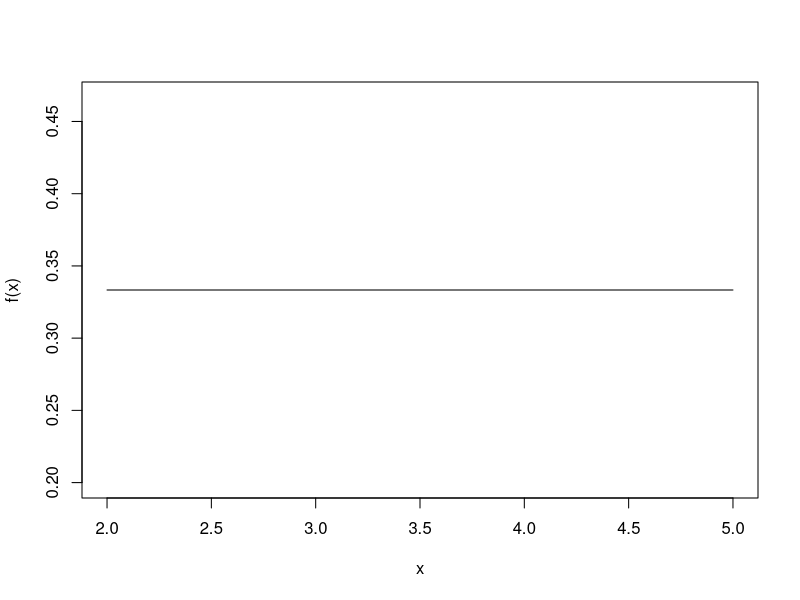
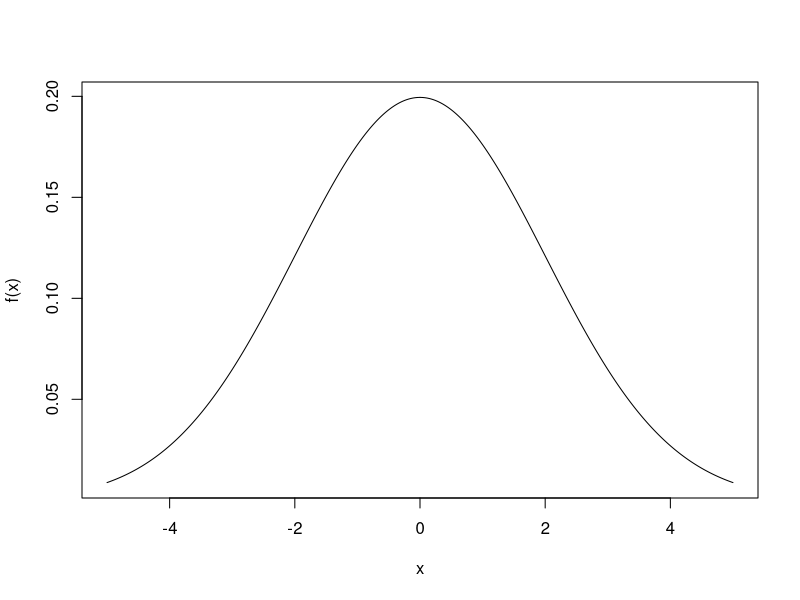
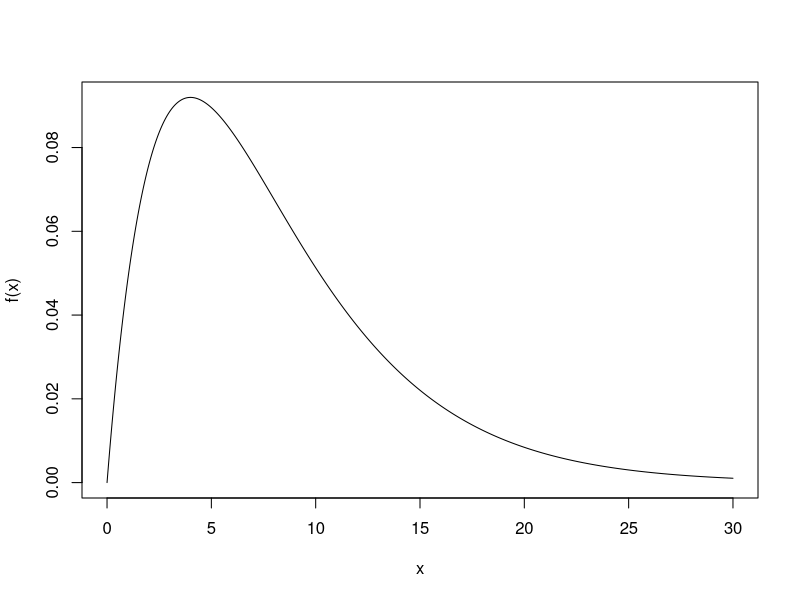
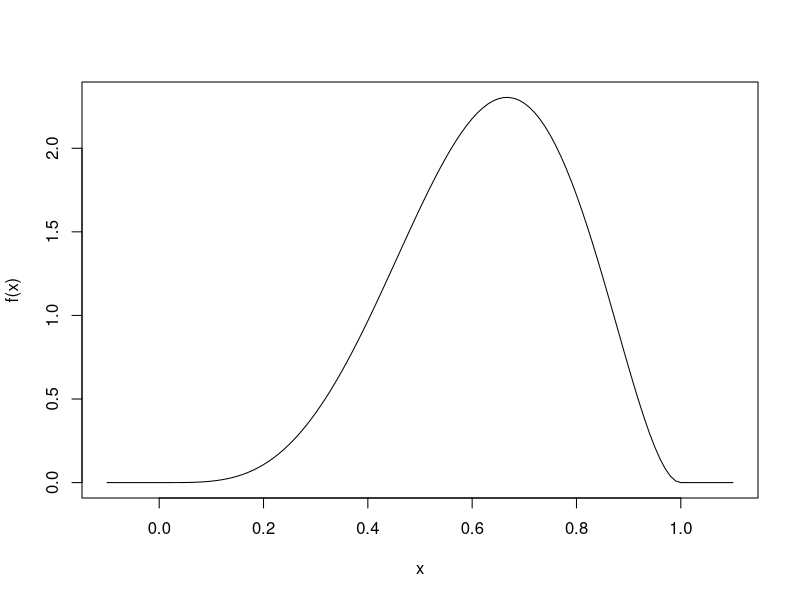
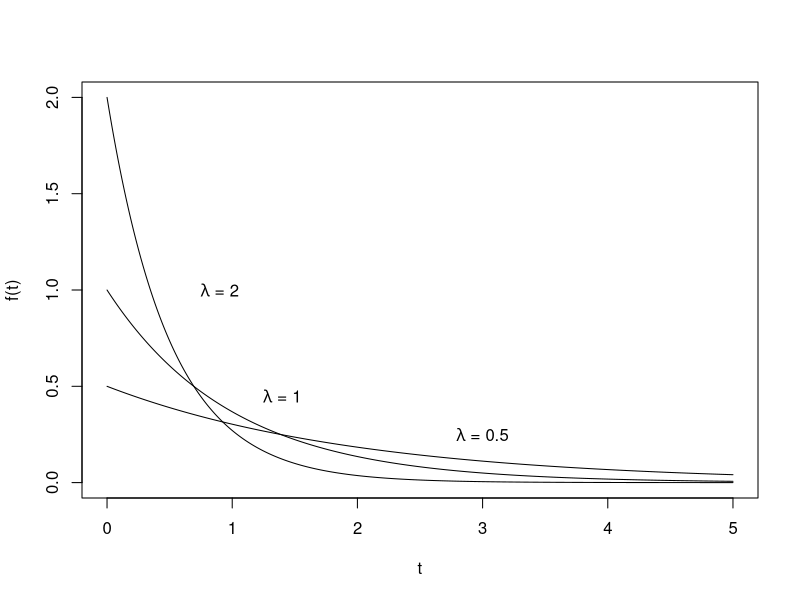
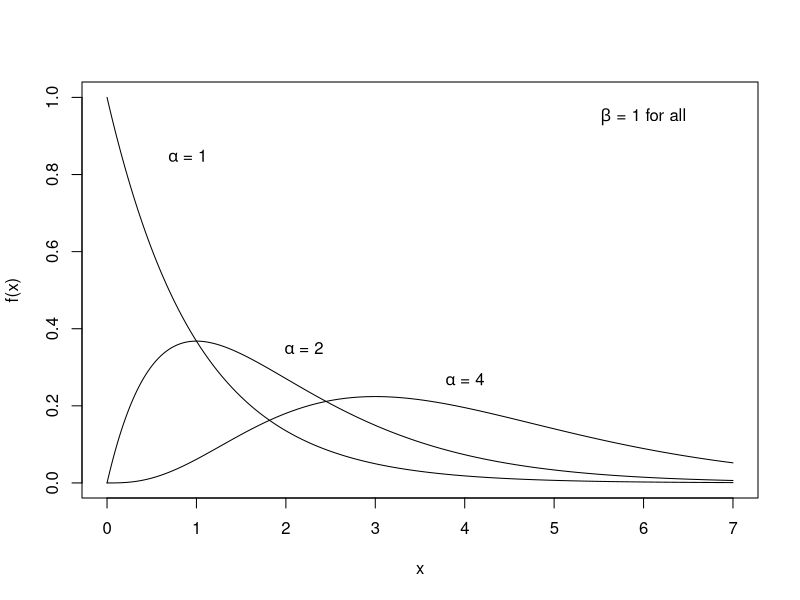
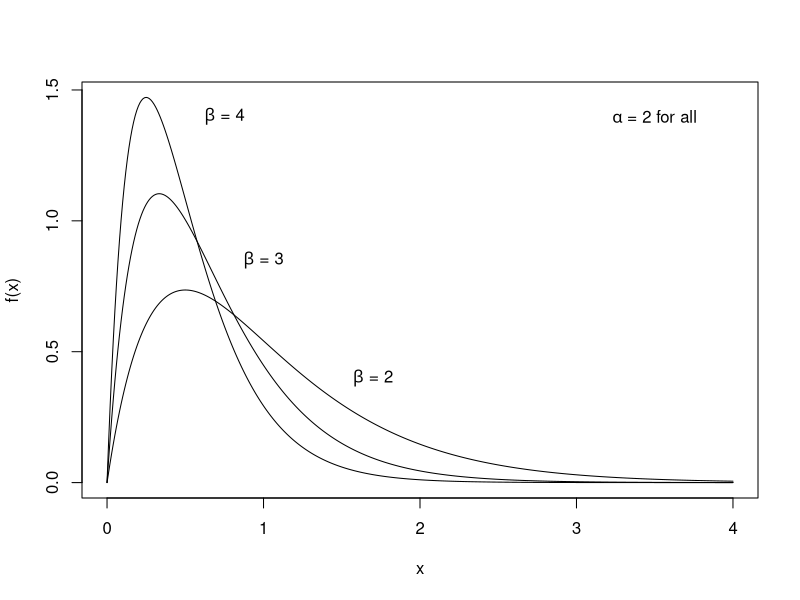
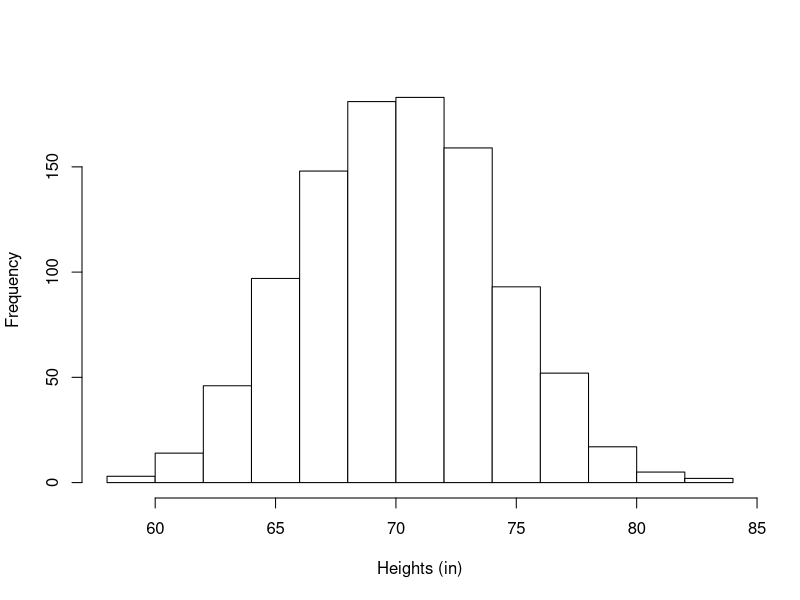

The R source for these figures, in order:
### ---- Standard shapes ---- 

# uniform
x = seq(from = 2, to = 5, by = 0.01)
plot(x = x, y = dunif(x, min = 2, max = 5), type = "l", xlab = "x", ylab = "f(x)")

# bell-shaped
x = seq(from = -5, to = 5, by = 0.01)
plot(x = x, y = dnorm(x, mean = 0, sd = 2), type = "l", xlab = "x", ylab = "f(x)")

# skewed
x = seq(from = 0, to = 30, by = 0.01)
plot(x = x, y = dgamma(x, shape = 2, rate = 0.25), type = "l", xlab = "x", ylab = "f(x)")

# non symmetric and bounded
x = seq(from = -0.1, to = 1.1, by = 0.01)
plot(x = x, y = dbeta(x, shape1 = 5, shape2 = 3), type = "l", xlab = "x", ylab = "f(x)")

### --- Specific distributions ----

# exponential
# -> starting with two cause largest scale
x = seq(from = 0, to = 5, by = 0.01)
plot(x = x, y = dexp(x, rate = 2), type = "l", xlab = "t", ylab = "f(t)")
lines(x = x, y = dexp(x, rate = 1))
lines(x = x, y = dexp(x, rate = 0.5))
text(x = 0.9, y = 1, labels = bquote(lambda*" = 2")) # have to do labels one at a time
text(x = 1.4, y = 0.45, labels = bquote(lambda*" = 1"))
text(x = 3, y = 0.25, labels = bquote(lambda*" = 0.5"))

# gamma
# -> changing shapes
x = seq(from = 0, to = 7, by = 0.01)
plot(x = x, y = dgamma(x, shape = 1, rate = 1), type = "l", xlab = "x", ylab = "f(x)")
lines(x = x, y = dgamma(x, shape = 2, rate = 1))
lines(x = x, y = dgamma(x, shape = 4, rate = 1))
text(x = 6, y = 0.95, labels = bquote(beta*" = 1 for all")) # have to do labels one at a time
text(x = 0.9, y = 0.85, labels = bquote(alpha*" = 1"))
text(x = 2.2, y = 0.35, labels = bquote(alpha*" = 2"))
text(x = 4, y = 0.27, labels = bquote(alpha*" = 4"))

# -> changing scales
x = seq(from = 0, to = 4, by = 0.01)
plot(x = x, y = dgamma(x, shape = 2, rate = 4), type = "l", xlab = "x", ylab = "f(x)")
lines(x = x, y = dgamma(x, shape = 2, rate = 3))
lines(x = x, y = dgamma(x, shape = 2, rate = 2))
text(x = 3.5, y = 1.4, labels = bquote(alpha*" = 2 for all")) # have to do labels one at a time
text(x = 0.75, y = 1.4, labels = bquote(beta*" = 4"))
text(x = 1, y = 0.85, labels = bquote(beta*" = 3"))
text(x = 1.7, y = 0.4, labels = bquote(beta*" = 2"))

# normal
# -> normal random sample
x = rnorm(n = 1000, mean = 70, sd = 4)
hist(x, freq = TRUE, col = "white", main = "", xlab = "Heights (in)")
hist(x, freq = FALSE, col = "white", main = "", xlab = "Heights (in)")
x1 = seq(from = 55, to = 85, by = 0.01)
lines(x = x1, y = dnorm(x1, mean = 70, sd = 4))

# -> changing location
x = seq(from = 0, to = 25, by = 0.01)
plot(x = x, y = dnorm(x, mean = 10, sd = 2), type = "l", xlab = "x", ylab = "f(x)")
lines(x = x, y = dnorm(x, mean = 15, sd = 2))
text(x = 21, y = 0.19, labels = bquote(sigma^2*" = 4 for all")) # have to do labels one at a time
text(x = 4, y = 0.10, labels = bquote(mu*" = 10"))
text(x = 21, y = 0.10, labels = bquote(mu*" = 15"))

# -> changing spread
x = seq(from = 3, to = 17, by = 0.01)
plot(x = x, y = dnorm(x, mean = 10, sd = 1), type = "l", xlab = "x", ylab = "f(x)")
lines(x = x, y = dnorm(x, mean = 10, sd = 2))
text(x = 15, y = 0.38, labels = bquote(mu*" = 10 for all")) # have to do labels one at a time
text(x = 12.5, y = 0.25, labels = bquote(sigma^2*" = 1"))
text(x = 14, y = 0.10, labels = bquote(sigma^2*" = 4"))

# -> standard normal
x = seq(from = -3, to = 3, by = 0.01)
plot(x = x, y = dnorm(x, mean = 0, sd = 1), type = "l", xlab = "z", ylab = "f(z)")
text(x = 2.5, y = 0.37, labels = bquote(mu*" = 0")) # have to do labels one at a time
text(x = 2.5, y = 0.35, labels = bquote(sigma*" = 1"))

# lognormal
# -> changing location
x = seq(from = 0, to = 10, by = 0.01)
plot(x = x, y = dlnorm(x, meanlog = 0, sdlog = 1), type = "l", xlab = "y", ylab = "f(y)")
lines(x = x, y = dlnorm(x, meanlog = 1, sdlog = 1))
lines(x = x, y = dlnorm(x, meanlog = 2, sdlog = 1))
text(x = 8, y = 0.6, labels = "Different means E(Y)")

# -> changing spread
x = seq(from = 0, to = 10, by = 0.01)
plot(x = x, y = dlnorm(x, meanlog = 1, sdlog = 1.5), type = "l", xlab = "y", ylab = "f(y)")
lines(x = x, y = dlnorm(x, meanlog = 1, sdlog = 1.25))
lines(x = x, y = dlnorm(x, meanlog = 1, sdlog = 1))
text(x = 7.5, y = 0.28, labels = "Different variances V(Y)")

# beta
x = seq(from = 0, to = 1, by = 0.01)
plot(x = x, y = dbeta(x, shape1 = 1, shape2 = 1), type = "l", main = "Beta(1,1)", xlab = "x", ylab = "f(x)")
plot(x = x, y = dbeta(x, shape1 = 2, shape2 = 2), type = "l", main = "Beta(2,2)", xlab = "x", ylab = "f(x)")
plot(x = x, y = dbeta(x, shape1 = 4, shape2 = 4), type = "l", main = "Beta(4,4)", xlab = "x", ylab = "f(x)")
plot(x = x, y = dbeta(x, shape1 = 5, shape2 = 2), type = "l", main = "Beta(5,2)", xlab = "x", ylab = "f(x)")
plot(x = x, y = dbeta(x, shape1 = 2, shape2 = 5), type = "l", main = "Beta(2,5)", xlab = "x", ylab = "f(x)")
plot(x = x, y = dbeta(x, shape1 = 8, shape2 = 20), type = "l", main = "Beta(8,20)", xlab = "x", ylab = "f(x)")

### ---- Transformations ----

# easy way -> pdf method -> f_Y(y) = f_X(h(y)) * |h'(y)|

# left skewed with range -infty < Y < 0
y = seq(from = -10, to = 0, by = 0.01)
plot(x = y, y = dgamma(x = -y, shape = 3, rate = 1), type = "l", xlab = "y", ylab = "f(y)")

# right skewed with shifted range b < Y < infty, b != 0
y = seq(from = 0, to = 12, by = 0.01)
plot(x = y, y = dgamma(x = y-2, shape = 3, rate = 1), type = "l", xlab = "y", ylab = "f(y)")

# left skewed with shifted range -infty < Y < b, b != 0
# -> shift then flip (so positive b shifts to left)
y = seq(from = -12, to = 0, by = 0.01)
plot(x = y, y = dgamma(x = -(y+2), shape = 3, rate = 1), type = "l", xlab = "y", ylab = "f(y)")

# bounded range between a <= Y <= b
a = 1
b = 5
y = seq(from = a-1, to = b+1, by = 0.01)
plot(x = y, y = dbeta(x = (y - a) / (b - a), shape1 = 2, shape2 = 2) / (b - a), type = "l", xlab = "y", ylab = "f(y)")
